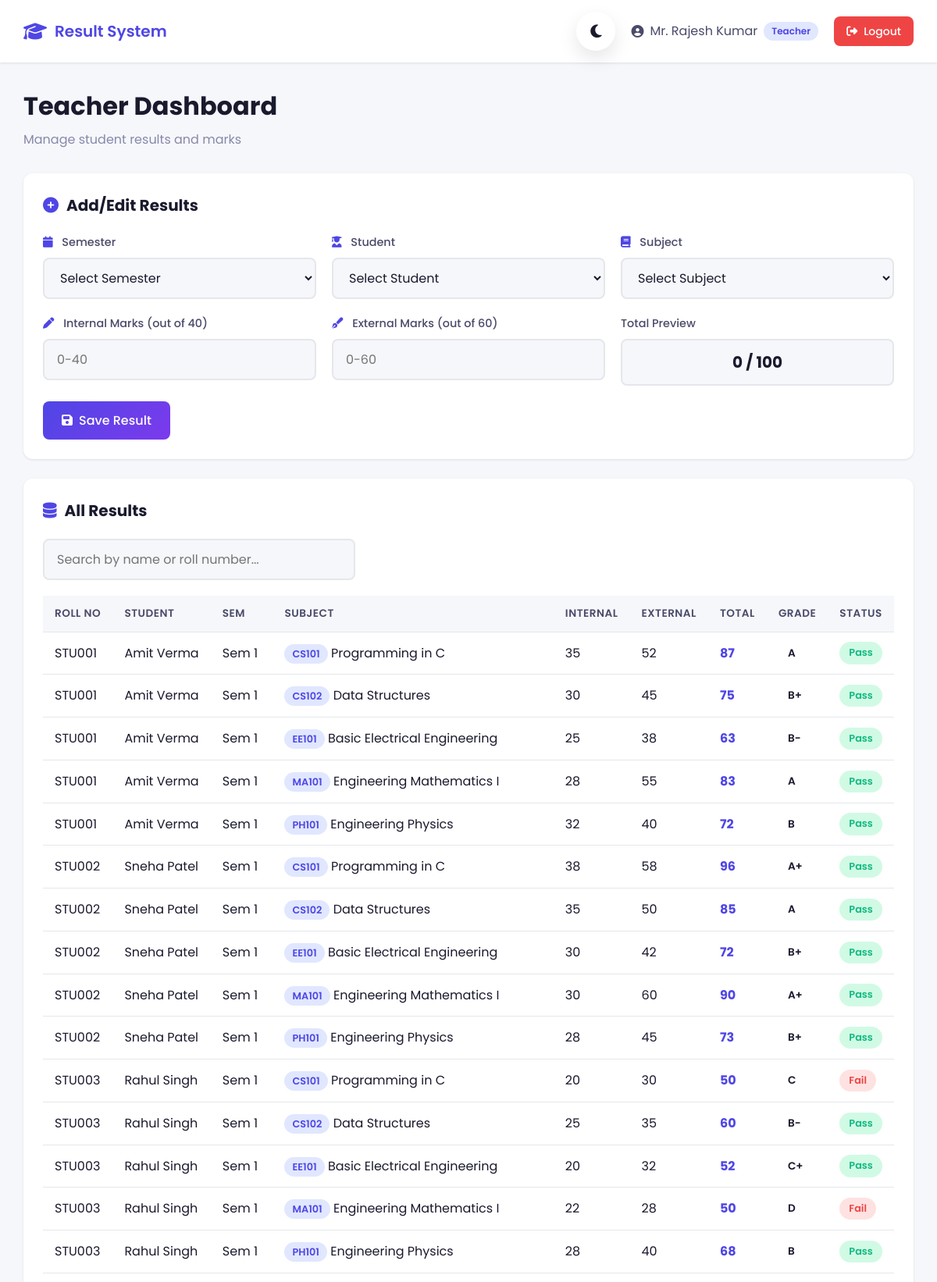
The page /teacher_dashboard.php (signed in, upper part) on the database its author committed.
### tables this page shows
CREATE TABLE results (
    id INT AUTO_INCREMENT PRIMARY KEY,
    student_id INT NOT NULL,
    subject_id INT NOT NULL,
    semester_id INT NOT NULL,
    internal_marks INT DEFAULT 0,
    external_marks INT DEFAULT 0,
    total_marks INT GENERATED ALWAYS AS (internal_marks + external_marks) STORED,
    grade VARCHAR(2),
    grade_point DECIMAL(3,1),
    status ENUM('pass', 'fail', 'pending') NOT NULL DEFAULT 'pending',
    created_at TIMESTAMP DEFAULT CURRENT_TIMESTAMP,
    updated_at TIMESTAMP DEFAULT CURRENT_TIMESTAMP ON UPDATE CURRENT_TIMESTAMP,
    FOREIGN KEY (student_id) REFERENCES students(id) ON DELETE CASCADE,
    FOREIGN KEY (subject_id) REFERENCES subjects(id) ON DELETE CASCADE,
    FOREIGN KEY (semester_id) REFERENCES semesters(id) ON DELETE CASCADE,
    UNIQUE KEY unique_result (student_id, subject_id, semester_id)
);

CREATE TABLE students (
    id INT AUTO_INCREMENT PRIMARY KEY,
    user_id INT NOT NULL,
    roll_number VARCHAR(20) UNIQUE NOT NULL,
    student_name VARCHAR(100) NOT NULL,
    course VARCHAR(50) NOT NULL,
    batch VARCHAR(20) NOT NULL,
    enrollment_year INT NOT NULL,
    FOREIGN KEY (user_id) REFERENCES users(id) ON DELETE CASCADE
);

CREATE TABLE semesters (
    id INT AUTO_INCREMENT PRIMARY KEY,
    semester_number INT NOT NULL,
    semester_name VARCHAR(50) NOT NULL,
    academic_year VARCHAR(20) NOT NULL,
    is_current BOOLEAN DEFAULT FALSE
);

CREATE TABLE subjects (
    id INT AUTO_INCREMENT PRIMARY KEY,
    subject_code VARCHAR(20) UNIQUE NOT NULL,
    subject_name VARCHAR(100) NOT NULL,
    semester_id INT NOT NULL,
    course VARCHAR(50) NOT NULL,
    max_marks INT DEFAULT 100,
    passing_marks INT DEFAULT 40,
    credit INT DEFAULT 4,
    FOREIGN KEY (semester_id) REFERENCES semesters(id) ON DELETE CASCADE
);

### includes/config.php (called while the page is built, shortened)
<?php
function getUserRole() {
    return $_SESSION['role'] ?? null;
}
?>

### teacher_dashboard.php (the view, shortened to what this page needs)
<?php
require_once 'includes/config.php';
$stmt = $pdo->prepare("
    SELECT r.*, st.roll_number, st.student_name, sub.subject_code, sub.subject_name, sem.semester_number, sem.academic_year
    FROM results r
    JOIN students st ON r.student_id = st.id
    JOIN subjects sub ON r.subject_id = sub.id
    JOIN semesters sem ON r.semester_id = sem.id
    ORDER BY sem.semester_number, st.roll_number, sub.subject_code
");
$stmt->execute();
$all_results = $stmt->fetchAll(PDO::FETCH_ASSOC);
?>
<!DOCTYPE html>
<html lang="en">
<head>
    <link rel="stylesheet" href="css/style.css">
    <link rel="stylesheet" href="https://cdnjs.cloudflare.com/ajax/libs/font-awesome/6.4.0/css/all.min.css">
</head>
<body>
    <nav class="navbar">
        <div class="nav-brand">
            <i class="fas fa-graduation-cap"></i>
            <span>Result System</span>
        </div>
        <div class="nav-right">
            <button class="theme-toggle" id="themeToggle">
                <i class="fas fa-moon"></i>
            </button>
            <div class="user-info">
                <i class="fas fa-user-circle"></i>
                <span><?php echo $_SESSION['full_name']; ?></span>
                <span class="role-badge"><?php echo ucfirst(getUserRole()); ?></span>
            </div>
            <a href="logout.php" class="btn btn-logout">
                <i class="fas fa-sign-out-alt"></i>
                Logout
            </a>
        </div>
    </nav>
    <div class="container">
        <div class="dashboard-header">
            <h1>Teacher Dashboard</h1>
            <p>Manage student results and marks</p>
        </div>
        <div class="section-card">
            <h2><i class="fas fa-plus-circle"></i> Add/Edit Results</h2>
            <form method="POST" id="resultForm">
                <div class="form-row">
                    <div class="form-group">
                        <label for="semester_id">
                            <i class="fas fa-calendar"></i> Semester
                        </label>
                        <select name="semester_id" id="semesterSelect" required>
                            <option value="">Select Semester</option>
                        </select>
                    </div>
                    <div class="form-group">
                        <label for="student_id">
                            <i class="fas fa-user-graduate"></i> Student
                        </label>
                        <select name="student_id" id="studentSelect" required>
                            <option value="">Select Student</option>
                        </select>
                    </div>
                    <div class="form-group">
                        <label for="subject_id">
                            <i class="fas fa-book"></i> Subject
                        </label>
                        <select name="subject_id" id="subjectSelect" required>
                            <option value="">Select Subject</option>
                        </select>
                    </div>
                </div>
                <div class="form-row">
                    <div class="form-group">
                        <label for="internal_marks">
                            <i class="fas fa-pen"></i> Internal Marks (out of 40)
                        </label>
                        <input type="number" name="internal_marks" id="internalMarks"
                               min="0" max="40" placeholder="0-40" required>
                    </div>
                    <div class="form-group">
                        <label for="external_marks">
                            <i class="fas fa-pen-fancy"></i> External Marks (out of 60)
                        </label>
                        <input type="number" name="external_marks" id="externalMarks"
                               min="0" max="60" placeholder="0-60" required>
                    </div>
                    <div class="form-group preview-group">
                        <label>Total Preview</label>
                        <div class="marks-preview" id="marksPreview">
                            <span id="totalPreview">0</span> / 100
                        </div>
                    </div>
                </div>
                <button type="submit" class="btn btn-primary">
                    <i class="fas fa-save"></i> Save Result
                </button>
            </form>
        </div>
        <div class="section-card">
            <h2><i class="fas fa-database"></i> All Results</h2>
            <div class="filter-row">
                <input type="text" id="searchInput" placeholder="Search by name or roll number..." class="search-input">
            </div>
            <?php if (!empty($all_results)): ?>
            <div class="table-responsive">
                <table class="data-table" id="allResultsTable">
                    <thead>
                        <tr>
                            <th>Roll No</th>
                            <th>Student</th>
                            <th>Sem</th>
                            <th>Subject</th>
                            <th>Internal</th>
                            <th>External</th>
                            <th>Total</th>
                            <th>Grade</th>
                            <th>Status</th>
                        </tr>
                    </thead>
                    <tbody>
                        <?php foreach ($all_results as $ar): ?>
                        <tr class="result-row">
                            <td><?php echo $ar['roll_number']; ?></td>
                            <td><?php echo $ar['student_name']; ?></td>
                            <td>Sem <?php echo $ar['semester_number']; ?></td>
                            <td><span class="badge"><?php echo $ar['subject_code']; ?></span> <?php echo $ar['subject_name']; ?></td>
                            <td><?php echo $ar['internal_marks']; ?></td>
                            <td><?php echo $ar['external_marks']; ?></td>
                            <td class="total-marks"><?php echo $ar['total_marks']; ?></td>
                            <td><span class="grade"><?php echo $ar['grade']; ?></span></td>
                            <td>
                                <span class="status status-<?php echo $ar['status']; ?>">
                                    <?php echo ucfirst($ar['status']); ?>
                                </span>
                            </td>
                        </tr>
                        <?php endforeach; ?>
                    </tbody>
                </table>
            </div>
            <?php else: ?>
            <p class="no-data">No results in the system yet.</p>
            <?php endif; ?>
        </div>
    </div>
</body>
</html>

### rows shown on the page
results: student.roll_number "STU001", student.student_name "Amit Verma", semester.semester_number "1", subject.subject_code "CS101", subject.subject_name "Programming in C", internal_marks "35", external_marks "52", total_marks "87", grade "A", status "Pass"
results: student.roll_number "STU001", student.student_name "Amit Verma", semester.semester_number "1", subject.subject_code "CS102", subject.subject_name "Data Structures", internal_marks "30", external_marks "45", total_marks "75", grade "B+", status "Pass"
results: student.roll_number "STU001", student.student_name "Amit Verma", semester.semester_number "1", subject.subject_code "EE101", subject.subject_name "Basic Electrical Engineering", internal_marks "25", external_marks "38", total_marks "63", grade "B-", status "Pass"
results: student.roll_number "STU001", student.student_name "Amit Verma", semester.semester_number "1", subject.subject_code "MA101", subject.subject_name "Engineering Mathematics I", internal_marks "28", external_marks "55", total_marks "83", grade "A", status "Pass"
results: student.roll_number "STU001", student.student_name "Amit Verma", semester.semester_number "1", subject.subject_code "PH101", subject.subject_name "Engineering Physics", internal_marks "32", external_marks "40", total_marks "72", grade "B", status "Pass"
results: student.roll_number "STU002", student.student_name "Sneha Patel", semester.semester_number "1", subject.subject_code "CS101", subject.subject_name "Programming in C", internal_marks "38", external_marks "58", total_marks "96", grade "A+", status "Pass"
results: student.roll_number "STU002", student.student_name "Sneha Patel", semester.semester_number "1", subject.subject_code "CS102", subject.subject_name "Data Structures", internal_marks "35", external_marks "50", total_marks "85", grade "A", status "Pass"
results: student.roll_number "STU002", student.student_name "Sneha Patel", semester.semester_number "1", subject.subject_code "EE101", subject.subject_name "Basic Electrical Engineering", internal_marks "30", external_marks "42", total_marks "72", grade "B+", status "Pass"
results: student.roll_number "STU002", student.student_name "Sneha Patel", semester.semester_number "1", subject.subject_code "MA101", subject.subject_name "Engineering Mathematics I", internal_marks "30", external_marks "60", total_marks "90", grade "A+", status "Pass"
results: student.roll_number "STU002", student.student_name "Sneha Patel", semester.semester_number "1", subject.subject_code "PH101", subject.subject_name "Engineering Physics", internal_marks "28", external_marks "45", total_marks "73", grade "B+", status "Pass"
results: student.roll_number "STU003", student.student_name "Rahul Singh", semester.semester_number "1", subject.subject_code "CS101", subject.subject_name "Programming in C", internal_marks "20", external_marks "30", total_marks "50", grade "C", status "Fail"
results: student.roll_number "STU003", student.student_name "Rahul Singh", semester.semester_number "1", subject.subject_code "CS102", subject.subject_name "Data Structures", internal_marks "25", external_marks "35", total_marks "60", grade "B-", status "Pass"
results: student.roll_number "STU003", student.student_name "Rahul Singh", semester.semester_number "1", subject.subject_code "EE101", subject.subject_name "Basic Electrical Engineering", internal_marks "20", external_marks "32", total_marks "52", grade "C+", status "Pass"
results: student.roll_number "STU003", student.student_name "Rahul Singh", semester.semester_number "1", subject.subject_code "MA101", subject.subject_name "Engineering Mathematics I", internal_marks "22", external_marks "28", total_marks "50", grade "D", status "Fail"
results: student.roll_number "STU003", student.student_name "Rahul Singh", semester.semester_number "1", subject.subject_code "PH101", subject.subject_name "Engineering Physics", internal_marks "28", external_marks "40", total_marks "68", grade "B", status "Pass"

### other values the page prints
$_SESSION['full_name'] "Mr. Rajesh Kumar"
getUserRole() "Teacher"
